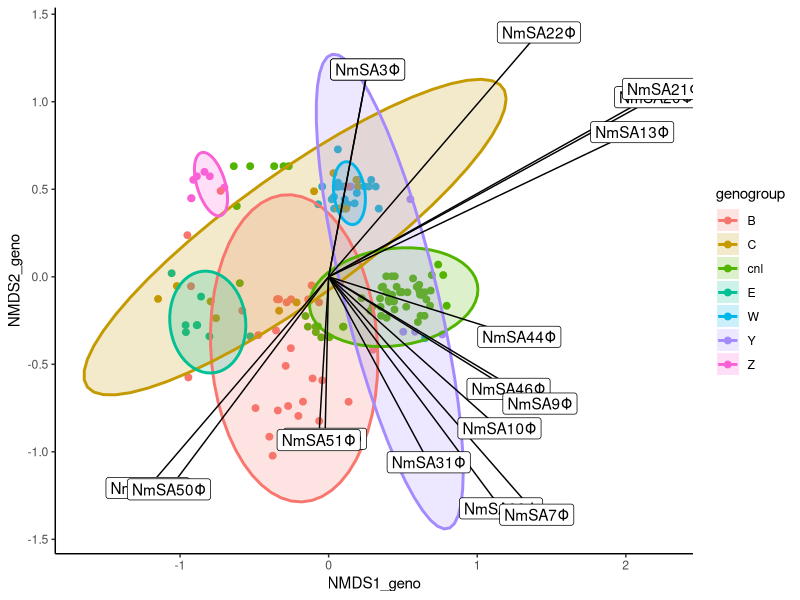
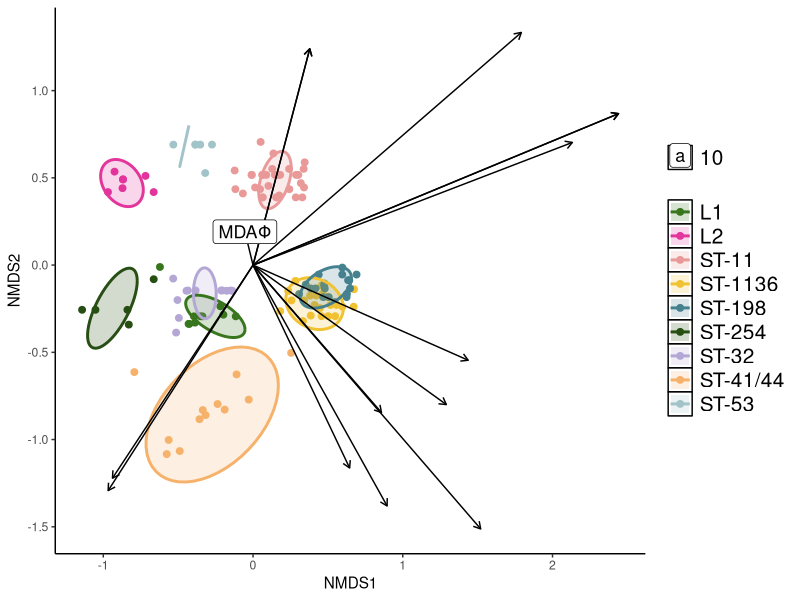
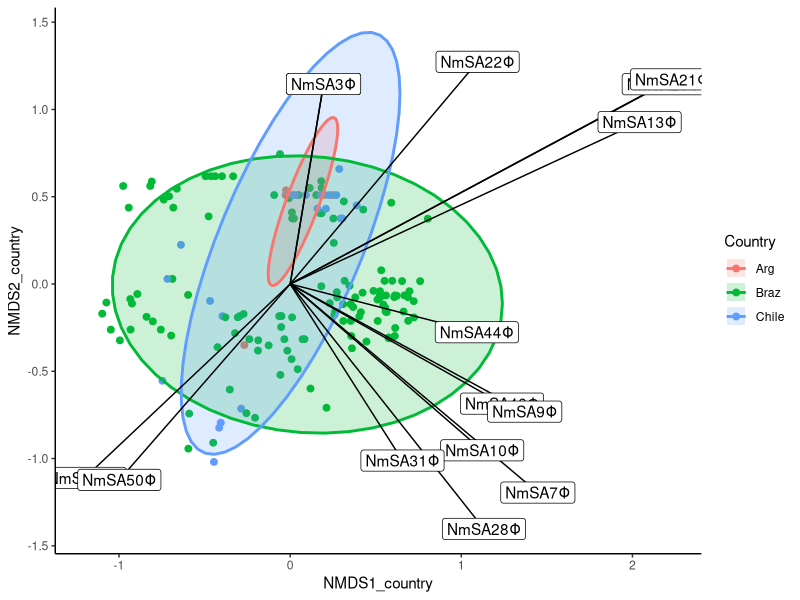
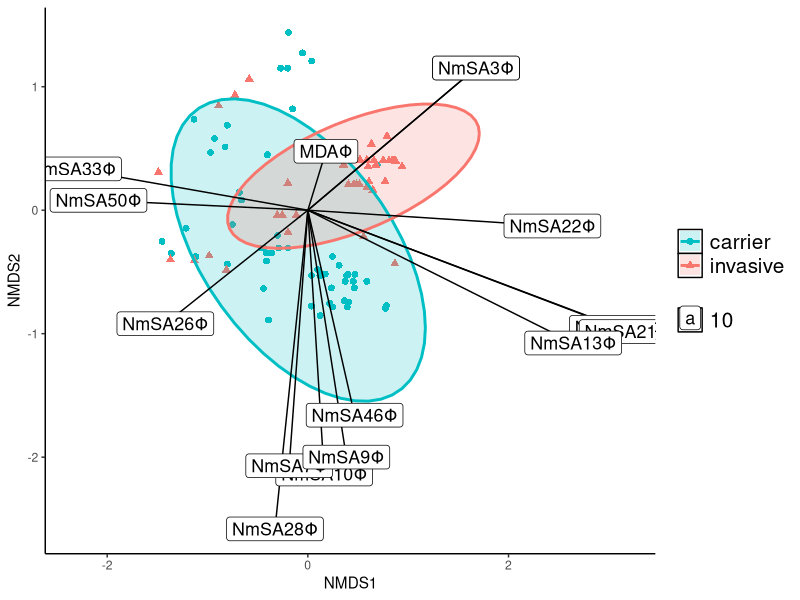

Here is the R script that generated these plots, in order:
## ---- chunk 1
knitr::opts_chunk$set(echo = TRUE)
## ---- chunk 2
packages<-c("tidyverse", "vegan", "readxl", "ggplot2", "writexl", "ggsci", "patchwork")

.inst <- packages %in% installed.packages()
if(any(!.inst)) {
  install.packages(packages[!.inst])
}

sapply(c(packages), require, character.only = TRUE)
## ---- chunk 3

datos<-read_excel("Matrices.xlsx", sheet = 6)

datos_genogroup<-datos[,-c(1,2,4,5,6)]
datos_genogroup<-na.omit(datos_genogroup)

datos_genogroup %>%
  group_by(genogroup) %>%
  mutate(n=n()) %>%
  filter(n>4) -> datos_genogroup

datos_genogroup<-datos_genogroup[,-59]

geno_dist<-vegdist(datos_genogroup[,-1], method='jaccard')
set.seed(2021)

#permanova
geno_div<-adonis2(geno_dist~genogroup, data=datos_genogroup, permutations = 999, method="jaccard")
set.seed(30)

#ordinacion

genoMDS<-metaMDS(datos_genogroup [,-1], k=2, trymax=1000, autotransform=TRUE)

NMDS1_geno<- genoMDS$points[,1]
NMDS2_geno<- genoMDS$points[,2]
geno.plot<-cbind(datos_genogroup, NMDS1_geno=NMDS1_geno, NMDS2_geno=NMDS2_geno)

#vectores

fit_geno<-envfit(genoMDS, datos_genogroup)
arrow_geno<-data.frame(fit_geno$vectors$arrows,R = fit_geno$vectors$r, P = fit_geno$vectors$pvals)


arrow_geno$FG <- rownames(arrow_geno)
arrow.p_geno<-filter(arrow_geno, P <= 0.05)
arrow.p_geno<-filter(arrow_geno, R >= 0.3)

pp_geno<-ggplot(data=geno.plot, aes(NMDS1_geno, NMDS2_geno))+
  geom_point(data=geno.plot, aes(NMDS1_geno, NMDS2_geno, color=genogroup),position=position_jitter(.2), size=2)+
  stat_ellipse(aes(fill=genogroup), alpha=.2,type='t', geom="polygon")+ 
  stat_ellipse(aes(color=genogroup),type = "t", linetype = 1, alpha=1, size=1.0) +
  theme_classic ()+
  geom_segment(data=arrow.p_geno, aes(x=0, y=0, xend=NMDS1*R*3, yend=NMDS2*R*3), arrow=arrow(length=unit(0.2, "cm"))) +
  geom_label(data = arrow.p_geno, aes(x=NMDS1*R*3, y=NMDS2*R*3, label=FG), position = "identity")

pp_geno
geno_div

## ---- chunk 4

com<-read_excel("Matrices.xlsx", sheet = 6)
complejo_clonal<-com[,-c(1:3,5,6)]
complejo_clonal<-na.omit(complejo_clonal)

complejo_clonal %>%
  group_by(`Clonal-complex`) %>%
  mutate(n=n()) %>%
  filter(n>4) -> complejo2

complejo_st<-as.data.frame(complejo2[,-59])


st_dist<-vegdist(complejo_st[-1], method = "jaccard")

#PERMANOVA

st_div<-adonis2(st_dist~`Clonal-complex`, complejo_st, permutations = 999, method = "jaccard")
set.seed(2022)

st_nmds<-metaMDS(complejo_st[-1], k=2, trymax=1000, autotransform=TRUE)

NMDS1_st<-st_nmds$points[,1]
NMDS2_st<-st_nmds$points[,2]

st.plot<-cbind(complejo_st,NMDS1=NMDS1_st, NMDS2=NMDS2_st)

#vectores


fit_st<-envfit(st_nmds, complejo_st)
arrow_st<-data.frame(fit_st$vectors$arrows,R = fit_st$vectors$r, P = fit_st$vectors$pvals)
arrow.p_st<-filter(arrow_st, P <= 0.05)
arrow.p_st<-filter(arrow_st, R >= 0.4)



arrow_st$FG <- rownames(arrow_st)

arrow.mda<-arrow_st[12,]
arrow.p_st<-bind_rows(arrow.mda, arrow.p_st)

#grafico

colores_st<-c("#38761d","#e3359b","#ea9999", "#f1c232","#45818e", "#274e13", "#b4a7d6", "#f6b26b", "#a2c4c9")
pp_st<-ggplot(data=st.plot, aes(NMDS1, NMDS2))+
  geom_point(data=st.plot, aes(NMDS1, NMDS2, color=`Clonal-complex`),position=position_jitter(.2), size=2)+
  stat_ellipse(aes(fill=`Clonal-complex`), alpha=.2,type='t',size =3, geom="polygon")+
  stat_ellipse(aes(color=`Clonal-complex`),type = "t", linetype = 1, alpha=1, size=1.0) +
  theme_classic()+ geom_segment(data=arrow.p_st, aes(x=0, y=0, xend=NMDS1*R*3, yend=NMDS2*R*3), arrow=arrow(length=unit(0.2, "cm"))) + 
  geom_label(data = arrow.p_st, aes(x=NMDS1*R*3, y=NMDS2*R*3, label=FG, size=10), position = "identity") +
  scale_color_manual(values = colores_st) + scale_fill_manual(values=colores_st) + theme(legend.position = "right", legend.title = element_blank(), legend.text = element_text(size = 15),legend.key = element_rect(fill = "white", colour = "black"))


pp_st
st_div
arrow.p_st

## ---- chunk 5

datos_country<-datos[,-c(1:4,6)]
datos_country<-na.omit(datos_country)


country_dist<-vegdist(datos_country[,-1], method='jaccard')
set.seed(2021)

#permanova
country_div<-adonis2(country_dist~Country, data=datos_country, permutations = 999, method="jaccard")
set.seed(30)

#ordinacion

countryMDS<-metaMDS(datos_country [,-1], k=2, trymax=1000, autotransform=TRUE)

NMDS1_country<- countryMDS$points[,1]
NMDS2_country<- countryMDS$points[,2]
country.plot<-cbind(datos_country, NMDS1_country, NMDS2_country)

#vectores

fit_country<-envfit(countryMDS, datos_country)
arrow_country<-data.frame(fit_country$vectors$arrows,R = fit_country$vectors$r, P = fit_country$vectors$pvals)


arrow_country$FG <- rownames(arrow_country)
arrow.p_country<-filter(arrow_country, P <= 0.05)
arrow.p_country<-filter(arrow_country, R >= 0.3)

#grafico

pp_country<-ggplot(data=country.plot, aes(NMDS1_country, NMDS2_country))+
  geom_point(data=country.plot, aes(NMDS1_country, NMDS2_country, color=Country),position=position_jitter(.2), size=2)+
  stat_ellipse(aes(fill=Country), alpha=.2,type='t',size =3, geom="polygon")+ 
  stat_ellipse(aes(color=Country),type = "t", linetype = 1, alpha=1, size=1.0) +
  theme_classic()+
  geom_segment(data=arrow.p_country, aes(x=0, y=0, xend=NMDS1*R*3, yend=NMDS2*R*3), arrow=arrow(length=unit(0.2, "cm"))) +
  geom_label(data = arrow.p_country, aes(x=NMDS1*R*3, y=NMDS2*R*3, label=FG), position = "identity")

pp_country
country_div
arrow.p_country


## ---- chunk 6

matrix <- read_excel("./Matrices.xlsx", sheet = "matrix04")
df<-matrix[,c(2,3:58)]

disease <- matrix[,1:2]
nm.matrix<-as.matrix(df[-1])
disease$pathogenesis<-as.factor(disease$pathogenesis)

nm.dist<-vegdist(nm.matrix, method='jaccard')
set.seed(2021)
nm.div<-adonis2(nm.dist~pathogenesis, data=matrix, permutations = 999, method="jaccard")
nm.div

nmMDS<-metaMDS(nm.matrix, distance="jaccard", k=2, trymax=1000, autotransform=TRUE)
nmMDS

NMDS1<- nmMDS$points[,1]
NMDS2<- nmMDS$points[,2]
nm.plot<-cbind(nm.matrix, NMDS1, NMDS2, disease)

fit<-envfit(nmMDS, nm.matrix)
arrow<-data.frame(fit$vectors$arrows,R = fit$vectors$r, P = fit$vectors$pvals)


arrow$FG <- rownames(arrow)
arrow.p<-filter(arrow, P <= 0.05)
arrow.R<-filter(arrow, R >= 0.4)
mda<-rbind(arrow.R, arrow.p[9,])

#grafico

pqq<-ggplot(data=nm.plot, aes(NMDS1, NMDS2))+
  geom_point(data=nm.plot, aes(NMDS1, NMDS2, color=pathogenesis, shape=pathogenesis),position=position_jitter(.2), size=2)+
  stat_ellipse(aes(fill=pathogenesis), alpha=.2,type='t',size =1, geom="polygon")+ 
  stat_ellipse(aes(color=pathogenesis),type = "t", linetype = 1, alpha=1, size=1.0) +
  theme_classic()+
  geom_segment(data=mda, aes(x=0, y=0, xend=NMDS1*R*4, yend=NMDS2*R*4), arrow=arrow(length=unit(0.2, "cm"))) +
  geom_label(data = mda, aes(x=NMDS1*R*4, y=NMDS2*R*4, label=FG, size=10), position = "identity") +
  scale_color_hue(direction = -1) + scale_fill_hue(direction = -1) + theme(legend.position = "right", legend.title = element_blank(), legend.text = element_text(size = 15),
                                                                           legend.key = element_rect(fill = "white", colour = "black"))

pqq
